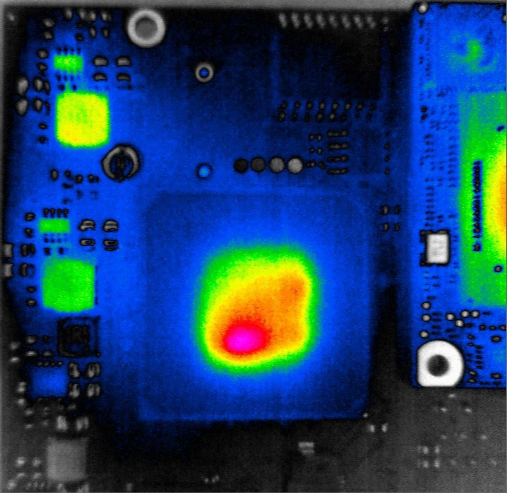
%> input picture pcb_hot_spot_detection/Parameter characterization/cold_fpga.jpg, 1013 x 986 px (shown at 1/2 size)
$ octave test_2.m   (GNU Octave 9; MATLAB toolbox functions it lacks are replaced by stand-ins)
%> lines starting %> are read from the running program, lines starting %| are printed output that depends on the picture; in (x1, y1, x2, y2) boxes, pixels count from 0 and x2, y2 are one past the last pixel; in counts of white or black regions, pixels touching at a corner belong together; the program's own positions count from 1
%% IC detection
close all, clear all, clc;
cold = imread('cold_fpga.jpg');
%> cold is the input picture: size 986x1013x3 uint8; mean R, G, B 27.2, 61.4, 99.8
hot = imread('hot_fpga.jpg');
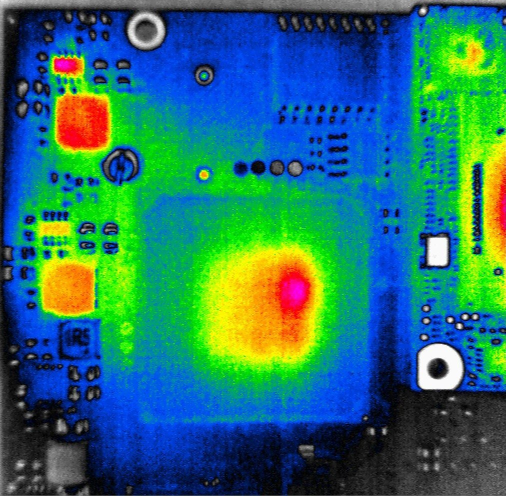
%> input picture pcb_hot_spot_detection/Parameter characterization/hot_fpga.jpg, 1012 x 992 px (shown at 1/2 size)
%> hot is the input picture: size 992x1012x3 uint8; mean R, G, B 41.2, 112.9, 106.3
%% Erode operation:
ops_fig = figure(); ops_fig.WindowState = 'maximized';ops_fig.Name = 'Erode image';
subplot(5,2,1); imagesc(hot)
for i = 1:20
    subplot(5,4,i);
    if(i/10 <= 1)
        se_erode_sqr = strel('square',5*i);
        I1 = imerode(hot,se_erode_sqr);
        imagesc(I1);
        title (strcat('Hot IC with N streal = ',num2str(5*i)));
    else
        se_erode_sqr = strel('square',5*(i-10));
        I1 = imerode(cold,se_erode_sqr);
        imagesc(I1);
        title (strcat('Cold IC with N streal = ',num2str(5*(i-10))));
    end
end
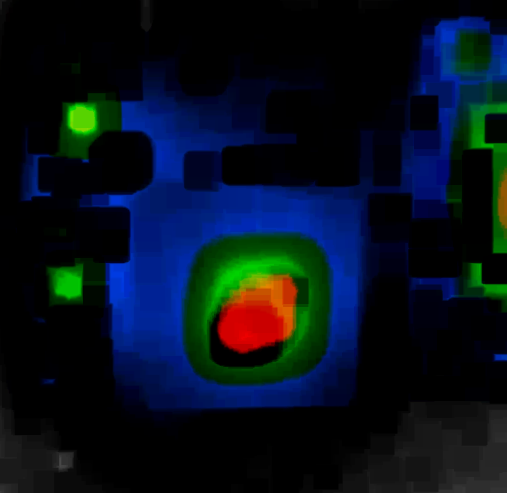
%> I1: size 986x1013x3 uint8 (shown at 1/2 size); mean R, G, B 6, 16.6, 29.3
%> after the loop, se_erode_sqr = {Dimensionality 2}
%% Dilate operation:
ops_fig = figure(); ops_fig.WindowState = 'maximized';ops_fig.Name = 'Dilate image';
subplot(5,2,1); imagesc(hot)
for i = 1:20
    subplot(5,4,i);
    if(i/10 <= 1)
        se_erode_sqr = strel('square',5*i);
        I1 = imdilate(hot,se_erode_sqr);
        imagesc(I1);
        title (strcat('Hot IC with N streal = ',num2str(5*i)));
    else
        se_erode_sqr = strel('square',5*(i-10));
        I1 = imdilate(cold,se_erode_sqr);
        imagesc(I1);
        title (strcat('Cold IC with N streal = ',num2str(5*(i-10))));
    end
end
%> this loop made 20 passes
%> pass 1, `I1 = imdilate(hot,se_erode_sqr);`:
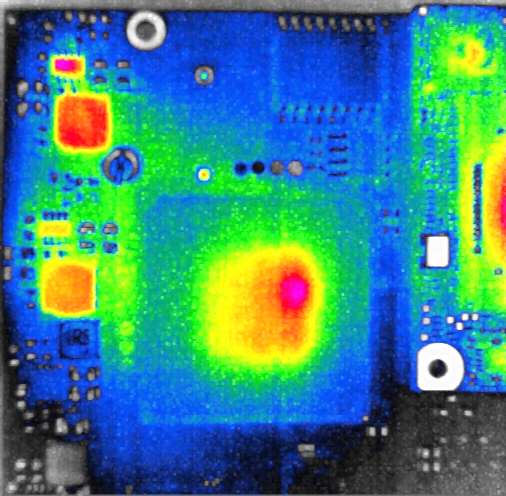
%> I1: size 992x1012x3 uint8 (shown at 1/2 size); mean R, G, B 59.3, 132.8, 130.6
%> after the loop:
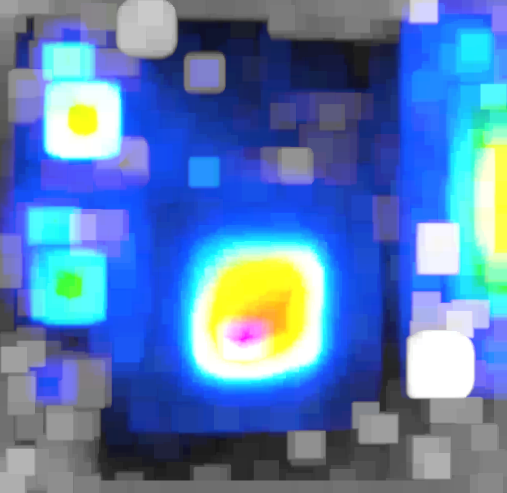
%> I1: size 986x1013x3 uint8 (shown at 1/2 size); mean R, G, B 88.7, 124.4, 178
%% Erode + squeeze
close all; clc
H = ones(2); % For mean filter
for j = 1:2
%> this loop made 2 passes; what is shown inside it comes from the first
    if (j == 2)
        ops_fig = figure(); ops_fig.WindowState = 'maximized';ops_fig.Name = 'Erode(20px) + squeeze image';
        se_erode_sqr = strel('square',5);
    else
        ops_fig = figure(); ops_fig.WindowState = 'maximized';ops_fig.Name = 'Erode(30px) + squeeze image ';
        se_erode_sqr = strel('square',30);
    end

    N_R = 2; N_C = 6; i = 1; img_trg = 180;img_trg2 = 215;
    Ies = imerode(hot,se_erode_sqr);
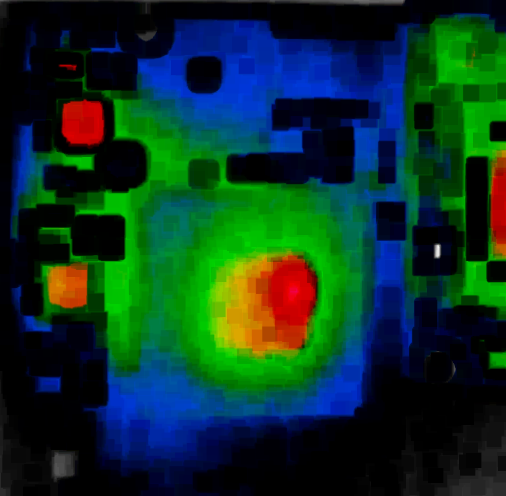
%> Ies: size 992x1012x3 uint8 (shown at 1/2 size); mean R, G, B 11.9, 51.4, 37.9
    Ies = squeeze(Ies(:,:,1)); % Ralza pixeles oscuros en zonas luminosas
%> Ies: size 992x1012 uint8
    subplot(N_R , N_C , i),imagesc(hot);i = i+1;
    subplot(N_R , N_C , i),imagesc(Ies);i = i+1;
    subplot(N_R , N_C , i),imagesc(Ies>110);i = i+1;
    subplot(N_R , N_C , i),imagesc(Ies>img_trg);i = i+1;
    subplot(N_R , N_C , i),imagesc(Ies>img_trg2);i = i+1;
    S = imfilter(Ies,H);
    subplot(N_R , N_C,i),imagesc(S>img_trg2);i = i+1;
    Ies = imerode(cold,se_erode_sqr);
%> Ies: size 986x1013x3 uint8
    Ies = squeeze(Ies(:,:,1)); % Ralza pixeles oscuros en zonas luminosas
%> Ies: size 986x1013 uint8
    subplot(N_R , N_C,i),imagesc(cold);i = i+1;
    subplot(N_R , N_C,i),imagesc(Ies);i = i+1;
    subplot(N_R , N_C,i),imagesc(Ies>110);i = i+1;
    subplot(N_R , N_C,i),imagesc(Ies>img_trg);i = i+1;
    subplot(N_R , N_C,i),imagesc(Ies>img_trg2);i = i+1;
    S = imfilter(Ies>img_trg,H);
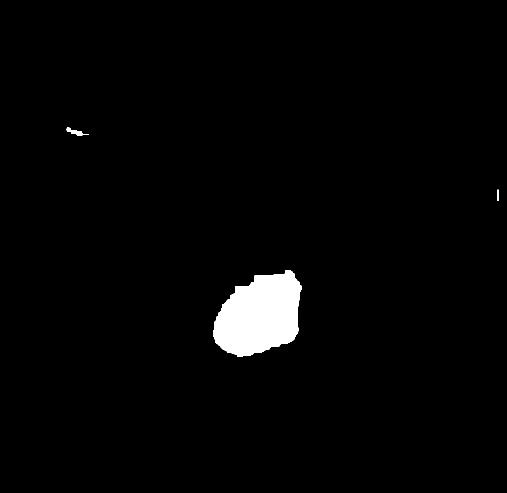
%> S: size 986x1013 logical (shown at 1/2 size); 2.2% white; 3 white regions, box (x1, y1, x2, y2) and area: (426, 541, 603, 714) 21844, (133, 254, 178, 271) 279, (994, 379, 997, 402) 64
    subplot(N_R , N_C,i),imagesc(S);i = i+1;
%> after `imagesc(S)`:
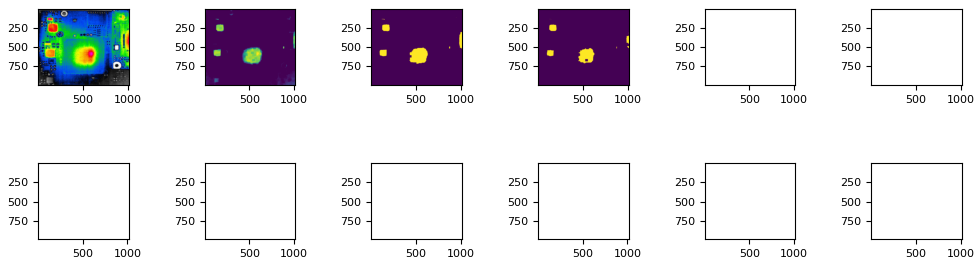
%> figure redrawn from the program's plot data, 12 panels

end
